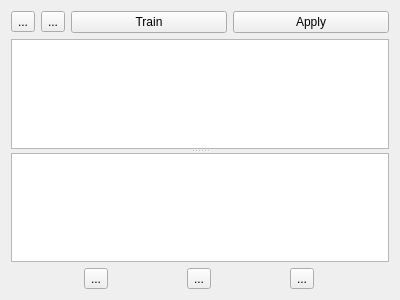
<?xml version="1.0" encoding="UTF-8"?>
<ui version="4.0">
 <class>SourceAlgGui</class>
 <widget class="QWidget" name="SourceAlgGui">
  <property name="geometry">
   <rect>
    <x>0</x>
    <y>0</y>
    <width>400</width>
    <height>300</height>
   </rect>
  </property>
  <property name="windowTitle">
   <string>Form</string>
  </property>
  <layout class="QVBoxLayout" name="verticalLayout">
   <item>
    <layout class="QHBoxLayout" name="sourceButtons">
     <item>
      <widget class="QToolButton" name="addSourceButton">
       <property name="text">
        <string>...</string>
       </property>
       <property name="icon">
        <iconset>
         <normaloff>icons/archive-insert.png</normaloff>icons/archive-insert.png</iconset>
       </property>
      </widget>
     </item>
     <item>
      <widget class="QToolButton" name="removeSourceButton">
       <property name="text">
        <string>...</string>
       </property>
       <property name="icon">
        <iconset>
         <normaloff>icons/archive-remove.png</normaloff>icons/archive-remove.png</iconset>
       </property>
      </widget>
     </item>
     <item>
      <widget class="QPushButton" name="trainModelButton">
       <property name="text">
        <string>Train</string>
       </property>
      </widget>
     </item>
     <item>
      <widget class="QPushButton" name="applyModelButton">
       <property name="text">
        <string>Apply</string>
       </property>
      </widget>
     </item>
    </layout>
   </item>
   <item>
    <widget class="QSplitter" name="splitter">
     <property name="orientation">
      <enum>Qt::Vertical</enum>
     </property>
     <widget class="ClickableQTreeView" name="dataSources">
      <property name="sizePolicy">
       <sizepolicy hsizetype="Minimum" vsizetype="Expanding">
        <horstretch>0</horstretch>
        <verstretch>0</verstretch>
       </sizepolicy>
      </property>
     </widget>
     <widget class="ClickableQTreeView" name="processingView"/>
    </widget>
   </item>
   <item>
    <layout class="QHBoxLayout" name="processingButtons">
     <item>
      <widget class="QToolButton" name="pauseProcessButton">
       <property name="text">
        <string>...</string>
       </property>
       <property name="icon">
        <iconset>
         <normaloff>icons/media-playback-pause.png</normaloff>icons/media-playback-pause.png</iconset>
       </property>
      </widget>
     </item>
     <item>
      <widget class="QToolButton" name="runProcessButton">
       <property name="text">
        <string>...</string>
       </property>
       <property name="icon">
        <iconset>
         <normaloff>icons/media-playback-start.png</normaloff>icons/media-playback-start.png</iconset>
       </property>
      </widget>
     </item>
     <item>
      <widget class="QToolButton" name="removeProcessButton">
       <property name="text">
        <string>...</string>
       </property>
       <property name="icon">
        <iconset>
         <normaloff>icons/archive-remove.png</normaloff>icons/archive-remove.png</iconset>
       </property>
      </widget>
     </item>
    </layout>
   </item>
  </layout>
 </widget>
 <customwidgets>
  <customwidget>
   <class>ClickableQTreeView</class>
   <extends>QTreeView</extends>
   <header>mainwindow.h</header>
   <slots>
    <signal>UpdateSources(QModelIndex)</signal>
   </slots>
  </customwidget>
 </customwidgets>
 <resources/>
 <connections>
  <connection>
   <sender>addSourceButton</sender>
   <signal>pressed()</signal>
   <receiver>SourceAlgGui</receiver>
   <slot>ImportVideo()</slot>
   <hints>
    <hint type="sourcelabel">
     <x>25</x>
     <y>24</y>
    </hint>
    <hint type="destinationlabel">
     <x>199</x>
     <y>149</y>
    </hint>
   </hints>
  </connection>
  <connection>
   <sender>removeSourceButton</sender>
   <signal>pressed()</signal>
   <receiver>SourceAlgGui</receiver>
   <slot>RemoveVideo()</slot>
   <hints>
    <hint type="sourcelabel">
     <x>62</x>
     <y>24</y>
    </hint>
    <hint type="destinationlabel">
     <x>199</x>
     <y>149</y>
    </hint>
   </hints>
  </connection>
  <connection>
   <sender>trainModelButton</sender>
   <signal>pressed()</signal>
   <receiver>SourceAlgGui</receiver>
   <slot>TrainModelPressed()</slot>
   <hints>
    <hint type="sourcelabel">
     <x>158</x>
     <y>24</y>
    </hint>
    <hint type="destinationlabel">
     <x>199</x>
     <y>149</y>
    </hint>
   </hints>
  </connection>
  <connection>
   <sender>applyModelButton</sender>
   <signal>pressed()</signal>
   <receiver>SourceAlgGui</receiver>
   <slot>ApplyModelPressed()</slot>
   <hints>
    <hint type="sourcelabel">
     <x>314</x>
     <y>24</y>
    </hint>
    <hint type="destinationlabel">
     <x>199</x>
     <y>149</y>
    </hint>
   </hints>
  </connection>
  <connection>
   <sender>pauseProcessButton</sender>
   <signal>pressed()</signal>
   <receiver>SourceAlgGui</receiver>
   <slot>PauseProcessPressed()</slot>
   <hints>
    <hint type="sourcelabel">
     <x>93</x>
     <y>274</y>
    </hint>
    <hint type="destinationlabel">
     <x>199</x>
     <y>149</y>
    </hint>
   </hints>
  </connection>
  <connection>
   <sender>runProcessButton</sender>
   <signal>pressed()</signal>
   <receiver>SourceAlgGui</receiver>
   <slot>RunProcessPressed()</slot>
   <hints>
    <hint type="sourcelabel">
     <x>198</x>
     <y>274</y>
    </hint>
    <hint type="destinationlabel">
     <x>199</x>
     <y>149</y>
    </hint>
   </hints>
  </connection>
  <connection>
   <sender>removeProcessButton</sender>
   <signal>pressed()</signal>
   <receiver>SourceAlgGui</receiver>
   <slot>RemoveProcessPressed()</slot>
   <hints>
    <hint type="sourcelabel">
     <x>303</x>
     <y>274</y>
    </hint>
    <hint type="destinationlabel">
     <x>199</x>
     <y>149</y>
    </hint>
   </hints>
  </connection>
 </connections>
 <slots>
  <slot>ImportVideo()</slot>
  <slot>RemoveVideo()</slot>
  <slot>TrainModelPressed()</slot>
  <slot>ApplyModelPressed()</slot>
  <slot>PauseProcessPressed()</slot>
  <slot>RunProcessPressed()</slot>
  <slot>RemoveProcessPressed()</slot>
  <slot>SelectedSourceChanged(QModelIndex)</slot>
  <slot>DeselectCurrentSource()</slot>
 </slots>
</ui>
